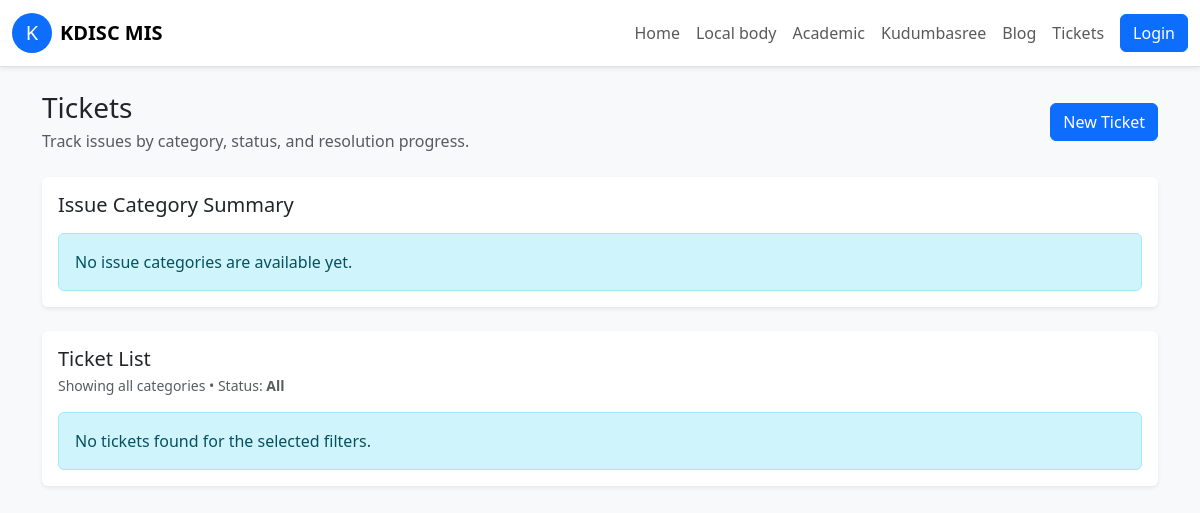
The page /tickets.php on the database as committed earlier.
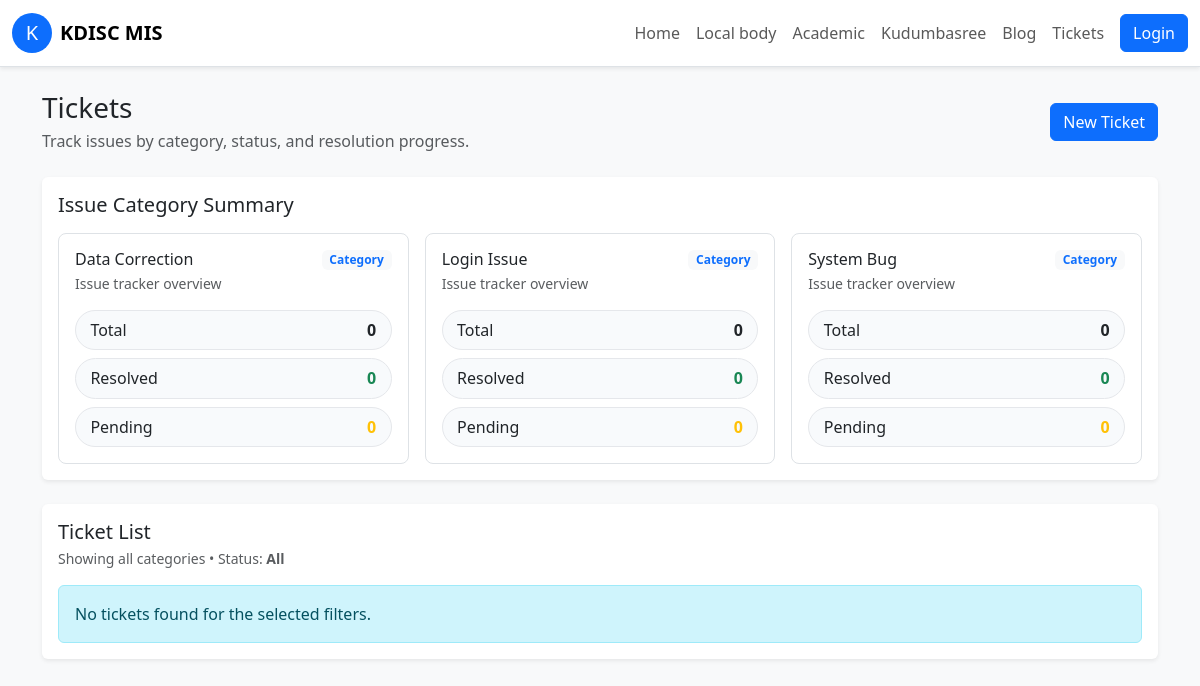
The same page on the database as committed later.
### tables this page shows
CREATE TABLE IF NOT EXISTS issue_categories (
    id INT AUTO_INCREMENT PRIMARY KEY,
    name VARCHAR(150) NOT NULL UNIQUE,
    description VARCHAR(255) NULL,
    status ENUM('active','inactive') NOT NULL DEFAULT 'active',
    created_at TIMESTAMP DEFAULT CURRENT_TIMESTAMP
);

### src/auth.php (called while the page is built, shortened)
<?php
function current_user(): ?array
{
    return $_SESSION['user'] ?? null;
}
function is_logged_in(): bool
{
    return current_user() !== null;
}

### src/tickets.php (called while the page is built, shortened)
<?php
function fetch_ticket_category_summary(mysqli $conn): array
{
    $query = "SELECT c.id, c.name, " .
        "COUNT(t.id) AS total_count, " .
        "SUM(CASE WHEN t.status = 'Resolved' THEN 1 ELSE 0 END) AS resolved_count, " .
        "SUM(CASE WHEN t.status = 'Pending' THEN 1 ELSE 0 END) AS pending_count " .
        "FROM issue_categories c " .
        "LEFT JOIN tickets t ON t.category_id = c.id " .
        "GROUP BY c.id, c.name " .
        "ORDER BY c.name";
    $result = $conn->query($query);
    return $result->fetch_all(MYSQLI_ASSOC);
}

### public/tickets.php (the view, shortened to what this page needs)
<?php
require_once __DIR__ . '/../src/tickets.php';
$conn = db_connect();
$categorySummary = fetch_ticket_category_summary($conn);
$categoryId = isset($_GET['category']) ? (int) $_GET['category'] : null;
$status = $_GET['status'] ?? 'all';
$page = max(1, (int) ($_GET['page'] ?? 1));
$perPage = 8;
$ticketResult = fetch_ticket_list($conn, $categoryId ?: null, $status, $page, $perPage);
$tickets = $ticketResult['rows'];
$selectedCategoryName = '';
include __DIR__ . '/partials/header.php';
?>
<div class="d-flex flex-wrap align-items-center justify-content-between gap-3 mb-4">
    <div>
        <h1 class="h3 mb-1">Tickets</h1>
        <p class="text-muted mb-0">Track issues by category, status, and resolution progress.</p>
    </div>
    <a class="btn btn-primary" href="/new_ticket.php">New Ticket</a>
</div>
<div class="card border-0 shadow-sm mb-4">
    <div class="card-body">
        <h2 class="h5 mb-3">Issue Category Summary</h2>
        <?php if (empty($categorySummary)): ?>
            <div class="alert alert-info mb-0">No issue categories are available yet.</div>
        <?php else: ?>
            <div class="row g-3">
                <?php foreach ($categorySummary as $summary): ?>
                    <div class="col-md-6 col-xl-4">
                        <div class="border rounded-3 p-3 h-100">
                            <div class="d-flex justify-content-between align-items-start mb-3">
                                <div>
                                    <h3 class="h6 mb-1"><?php echo htmlspecialchars($summary['name']); ?></h3>
                                    <p class="text-muted small mb-0">Issue tracker overview</p>
                                </div>
                                <span class="badge bg-light text-primary">Category</span>
                            </div>
                            <div class="d-flex flex-column gap-2">
                                <a class="summary-pill" href="/tickets.php?category=<?php echo urlencode((string) $summary['id']); ?>&status=all">
                                    <span>Total</span>
                                    <span class="fw-semibold"><?php echo (int) $summary['total_count']; ?></span>
                                </a>
                                <a class="summary-pill" href="/tickets.php?category=<?php echo urlencode((string) $summary['id']); ?>&status=resolved">
                                    <span>Resolved</span>
                                    <span class="fw-semibold text-success"><?php echo (int) $summary['resolved_count']; ?></span>
                                </a>
                                <a class="summary-pill" href="/tickets.php?category=<?php echo urlencode((string) $summary['id']); ?>&status=pending">
                                    <span>Pending</span>
                                    <span class="fw-semibold text-warning"><?php echo (int) $summary['pending_count']; ?></span>
                                </a>
                            </div>
                        </div>
                    </div>
                <?php endforeach; ?>
            </div>
        <?php endif; ?>
    </div>
</div>
<div class="card border-0 shadow-sm">
    <div class="card-body">
        <div class="d-flex flex-wrap align-items-center justify-content-between gap-2 mb-3">
            <div>
                <h2 class="h5 mb-1">Ticket List</h2>
                <p class="text-muted small mb-0">
                    <?php if ($selectedCategoryName): ?>
                        Showing <strong><?php echo htmlspecialchars($selectedCategoryName); ?></strong> issues
                    <?php else: ?>
                        Showing all categories
                    <?php endif; ?>
                    • Status: <strong><?php echo htmlspecialchars(ucfirst($status)); ?></strong>
                </p>
            </div>
        </div>
        <?php if (empty($tickets)): ?>
            <div class="alert alert-info mb-0">No tickets found for the selected filters.</div>
        <?php endif; ?>
    </div>
</div>
<?php include __DIR__ . '/partials/footer.php'; ?>

### public/partials/header.php (shortened to what this page needs)
<?php
require_once __DIR__ . '/../../src/auth.php';
?>
<!doctype html>
<html lang="en">
<head>
    <link href="https://cdn.jsdelivr.net/npm/bootstrap@5.3.3/dist/css/bootstrap.min.css" rel="stylesheet">
    <link rel="stylesheet" href="/assets/styles.css">
</head>
<body>
<nav class="navbar navbar-expand-lg navbar-light bg-white border-bottom shadow-sm sticky-top">
    <div class="container-fluid">
        <a class="navbar-brand d-flex align-items-center" href="/">
            <span class="bg-primary text-white rounded-circle d-inline-flex justify-content-center align-items-center me-2" style="width:40px; height:40px;">K</span>
            <span class="fw-bold">KDISC MIS</span>
        </a>
        <div class="collapse navbar-collapse" id="mainNav">
            <ul class="navbar-nav ms-auto mb-2 mb-lg-0 align-items-lg-center">
                <li class="nav-item"><a class="nav-link" href="/">Home</a></li>
                <li class="nav-item"><a class="nav-link" href="/?group=Local+body">Local body</a></li>
                <li class="nav-item"><a class="nav-link" href="/?group=Academic">Academic</a></li>
                <li class="nav-item"><a class="nav-link" href="/?group=Kudumbasree">Kudumbasree</a></li>
                <li class="nav-item"><a class="nav-link" href="/blog.php">Blog</a></li>
                <li class="nav-item"><a class="nav-link" href="/tickets.php">Tickets</a></li>
                <?php if (is_logged_in()): ?>
                    <li class="nav-item"><a class="nav-link" href="/admin.php">Dashboard</a></li>
                    <li class="nav-item"><a class="btn btn-outline-secondary ms-lg-2" href="/logout.php">Logout</a></li>
                <?php else: ?>
                    <li class="nav-item"><a class="btn btn-primary ms-lg-2" href="/login.php">Login</a></li>
                <?php endif; ?>
            </ul>
        </div>
    </div>
</nav>
<div class="container my-4">

### public/partials/footer.php (shortened to what this page needs)
</div>
</body>
</html>

### public/assets/styles.css (style rules this page uses)
body { background-color: #f8f9fa; }
.summary-pill { border: 1px solid #e5e7eb; border-radius: 999px; padding: 0.45rem 0.9rem; display: flex; justify-content: space-between; align-items: center; text-decoration: none; color: inherit; background-color: #f8fafc; transition: all 0.2s ease-in-out; }

Rows that differ between the two databases and show on the page:
added issue_categories: name "Data Correction", total_count "0", resolved_count "0", pending_count "0"
added issue_categories: name "Login Issue", total_count "0", resolved_count "0", pending_count "0"
added issue_categories: name "System Bug", total_count "0", resolved_count "0", pending_count "0"
Other text that changed with them:
text no longer shown: "No issue categories are available yet."
